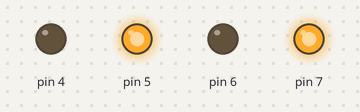
A sketch run on a simulated Arduino Uno, built with avr-gcc and run on an emulated ATmega328P. On the bench: output pins drawn as LEDs (lit = HIGH).

Above: at 0.1 s.
Timing chart, 0 to 1.6 s (numbered marks = the images above):
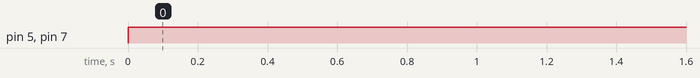

Measured:
- by itself, pin 5, pin 7: LOW → HIGH at 0.00 s

The sketch:

sketch_may04a.ino
```cpp
void setup() {
  // put your setup code here, to run once:
  pinMode(4, OUTPUT);
  pinMode(5, OUTPUT);
  pinMode(6, OUTPUT);
  pinMode(7, OUTPUT);
  digitalWrite(9, HIGH);
  digitalWrite(10, HIGH);

}

void loop() {
  // put your main code here, to run repeatedly:
 digitalWrite(4, LOW);
 digitalWrite(5, HIGH);
 digitalWrite(6, LOW);
 digitalWrite(7, HIGH);
 delay(2000);
}
```
